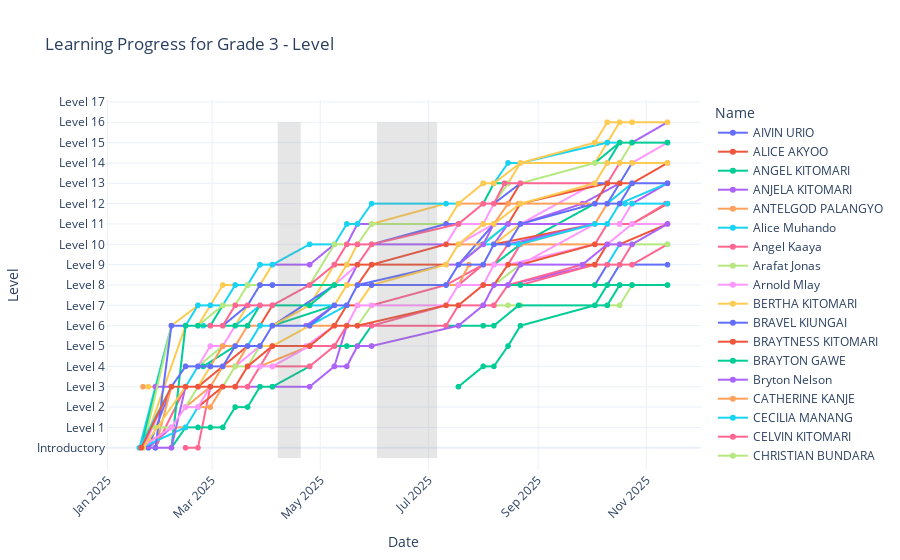
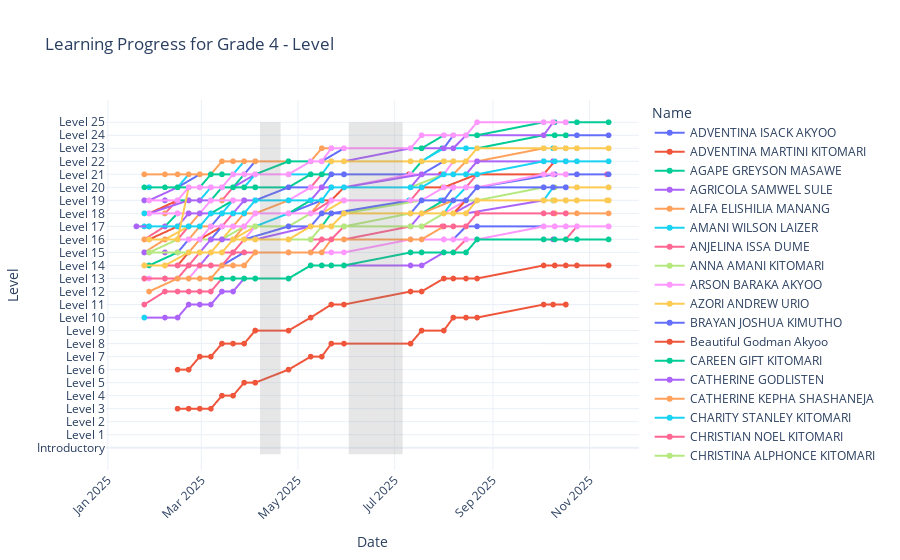

Source (notebook cell) for these figures, in order:
### Code cell
all_kids_2025 = {}

def plot_learning_progress(stream_data_grade, grade_level, level_order, kids_not_in_program):

    #for grade, dfs in stream_data_grade.items():
    #if not dfs:
    #    continue  # Skip if no files for this stream
    dfs = stream_data_grade[grade_level]
    if not dfs:
        print(f"No data for {grade_level}")
        return None, []

    # Concatenate all dataframes for this stream
    combined_df = pd.concat(dfs, ignore_index=True).reset_index(drop=True)
    # Sort by Name and Sync date for proper line plotting
    combined_df = combined_df.sort_values(by=["Name", "Sync date"])
    # Convert Levels to numerical values for plotting
    combined_df["Level_num"] = combined_df["Level"].cat.codes
    # remove kids not in program
    combined_df = combined_df[~combined_df["Name"].isin(kids_not_in_program)]
    # remove NaN values = rows with -1 in column "Level_num"
    combined_df = combined_df[combined_df["Level_num"] != -1].reset_index(drop=True)

    # Temporary: remove HILARY JOSEPHAT KITOMARI from the dataset
    combined_df = combined_df[combined_df["Name"] != "HILARY JOSEPHAT KITOMARI"]

    # print number of unique Name
    #print(f"Number of unique students in {grade}: {combined_df['Name'].nunique()}")
    # save kids as ground truth for the dashboard (plots perf and number of lessons)
    #all_kids_2025[grade] = combined_df["Name"].unique().tolist()
    list_kids_names = combined_df["Name"].unique().tolist()
    # Create interactive line plot
    fig = px.line(
        combined_df,
        x="Sync date",
        y="Level_num",
        color="Name",  # Differentiating by student name
        markers=True,
        title=f"Learning Progress for {grade_level} - Level",
        labels={"Sync date": "Date", "Level_num": "Level"},
    )
    # Customize y-axis to display original level names
    fig.update_yaxes(
        tickmode="array",
        tickvals=list(range(len(level_order))),
        ticktext=level_order
    )
    # Improve layout
    fig.update_layout(
        xaxis_title="Date",
        yaxis_title="Level",
        xaxis=dict(tickangle=-45),
        template="plotly_white"
    )
    # save in html format
    #fig.write_html(DIR_PLOTS_DASHBOARD + f"tracking_levels_{grade}.html")

    # add a grey zone between 7th and 20th of april for holidays
    fig.add_shape(
        type="rect",
        x0="2025-04-07",
        y0=-0.5,
        x1="2025-04-20",
        y1=max(combined_df["Level_num"]),
        fillcolor="grey",
        opacity=0.2,
        line_width=0,
    )

    # add a grey zone between 2nd of June to 6th of July for holidays
    fig.add_shape(
        type="rect",
        x0="2025-06-02",
        y0=-0.5,
        x1="2025-07-06",
        y1=max(combined_df["Level_num"]),
        fillcolor="grey",
        opacity=0.2,
        line_width=0,
    )

    return fig, list_kids_names, combined_df


# Plot learning progress for each grade and save the figure
fig_level_grade3, list_kids_names_grade3, levels_aggregated_grade3 = plot_learning_progress(stream_data_grade, "Grade 3", level_order, kids_not_in_program)
fig_level_grade4, list_kids_names_grade4, levels_aggregated_grade4 = plot_learning_progress(stream_data_grade, "Grade 4", level_order, kids_not_in_program)
fig_level_grade3.show()
fig_level_grade4.show()
